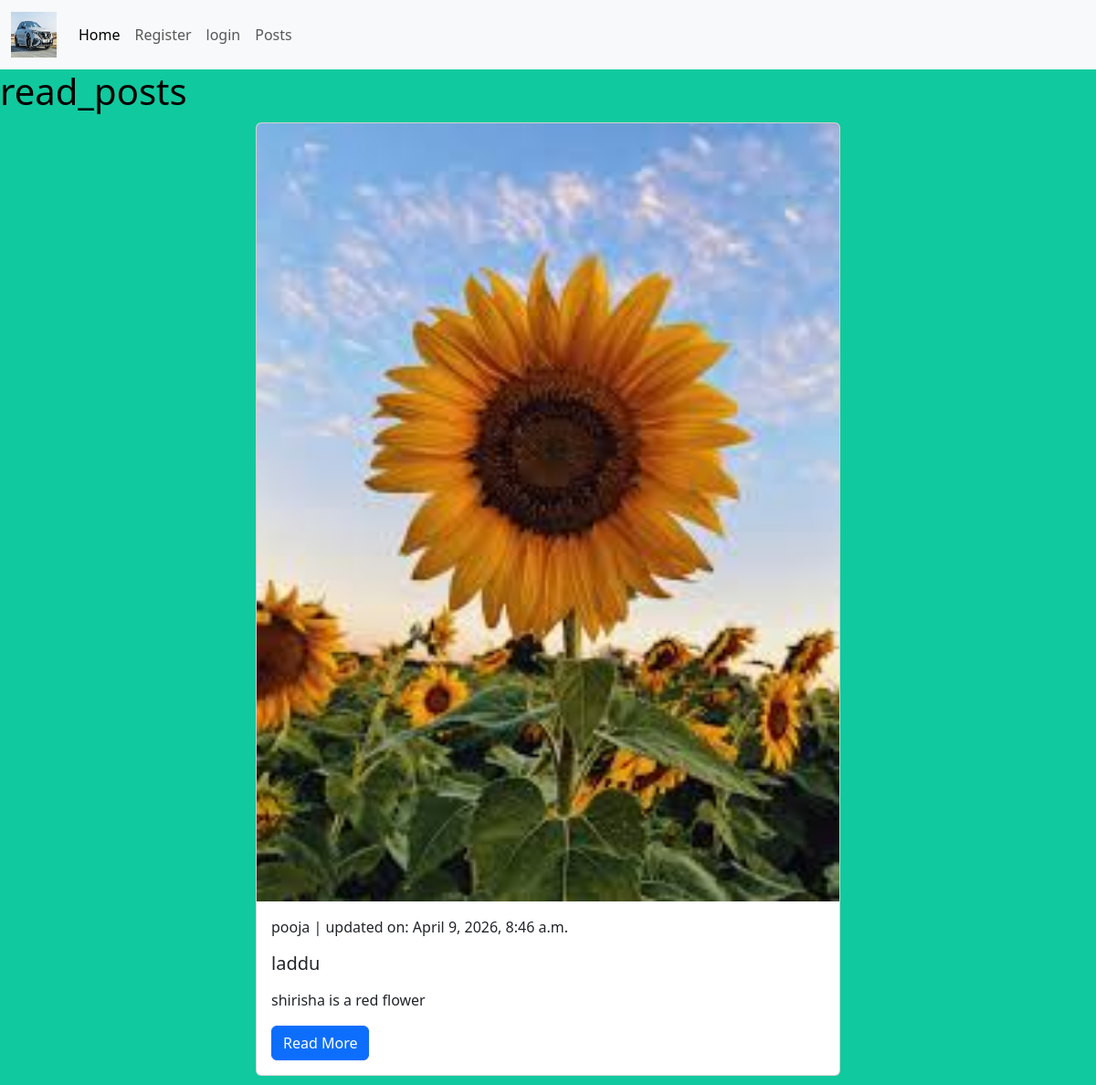
Page /read_post/4/ on the committed database.
### my_app/models.py (models this page shows)
class Post(models.Model):
    author = models.ForeignKey(User ,on_delete=models.CASCADE)
    title = models.CharField(max_length=200)
    subtitle = models.CharField(max_length=400)
    content = models.TextField()
    image = models.ImageField(upload_to='image/')
    created_at = models.DateTimeField(auto_now_add=True)
    updated_at = models.DateTimeField(auto_now=True)

### my_app/views.py (the view)
# urls.py: path('read_post/<int:post_id>/',views.read_post,name='read_post'),
def read_post(request,post_id):
    post = Post.objects.get(pk=post_id)
    return render(request,'read_post.html',{'post':post})

### my_app/templates/read_post.html (shortened to what this page needs)
{% extends 'base.html' %}
{% block content %}
<h1> read_posts</h1>
<div class="card" style="width: 40rem; margin:10px auto;">
  <img src="{{ post.image.url }}" class="card-img-top" alt="...">
  <div class="card-body">
    <p class="card-text">{{ post.author }}  | updated on: {{  post.updated_at  }}</p>
    <h5 class="card-title">{{ post.title }}</h5>
    <p class="card-text">{{ post.content | linebreaks }}</p>
    <a href="#" class="btn btn-primary">Read More</a>
  </div>
</div>
{% endblock content %}

### my_app/static/css/style.css (style rules this page uses)
body { background-color:rgb(17, 201, 158); color:black }

### rows in the picture
Post: image (picture), author "pooja", updated_at "April 9, 2026, 8:46 a.m.", title "laddu", content "shirisha is a red flower"
